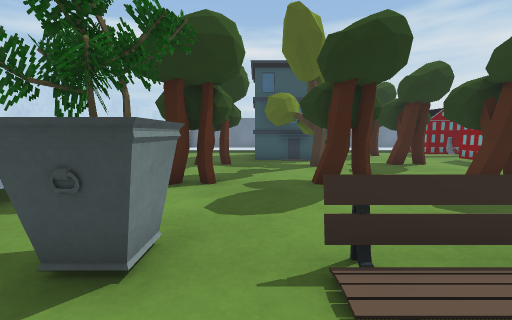
View 1 (above)

24 first-person views from a walk through a 3-D level made in the Unity game engine. The camera is 0.64 m above the floor, tilts 6° down and sees 90° across. The floor is counted in squares, 0.5 m on a side. Each view is taken from the middle of a square. On the plan, view 1 faces up. The plan holds only what a view shows up to about 12 squares ahead; the rest is blank.

View 2
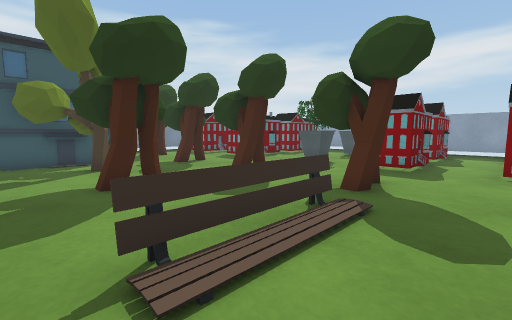

View 3
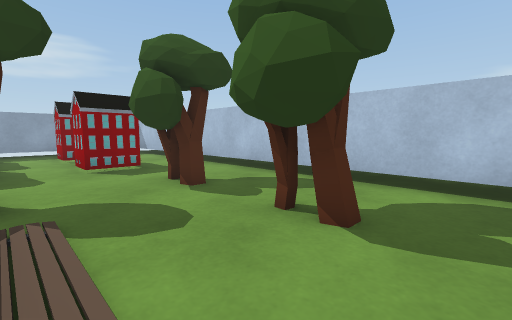

View 4
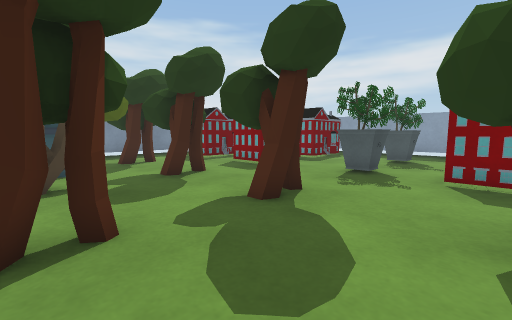

View 5
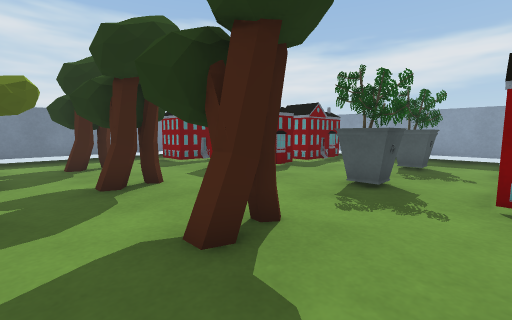

View 6
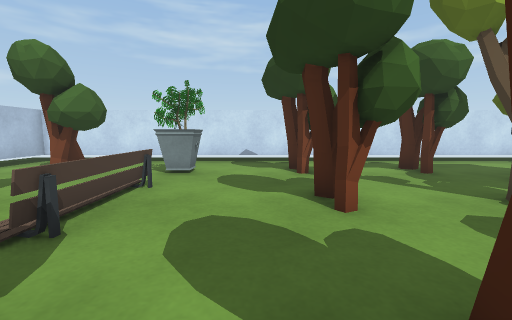

View 7
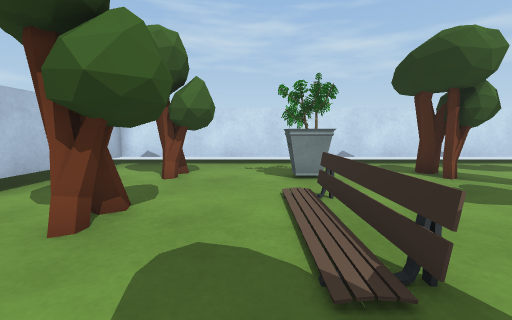

View 8
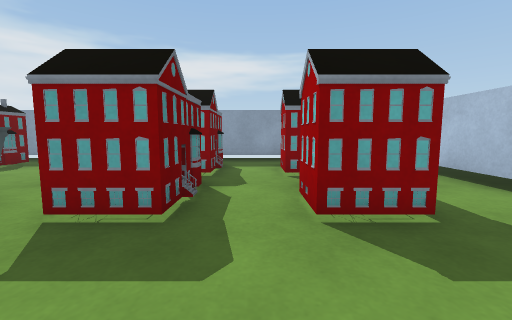

View 9
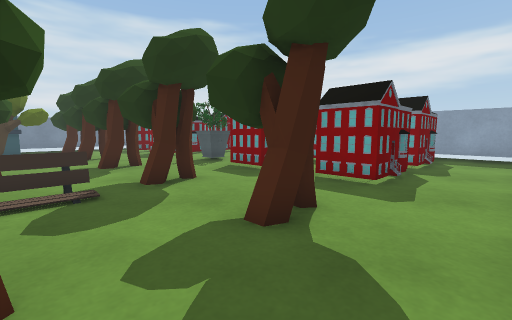

View 10
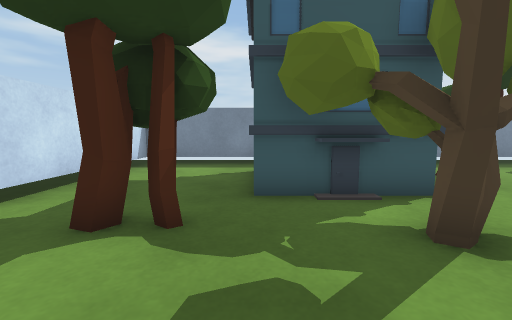

View 11
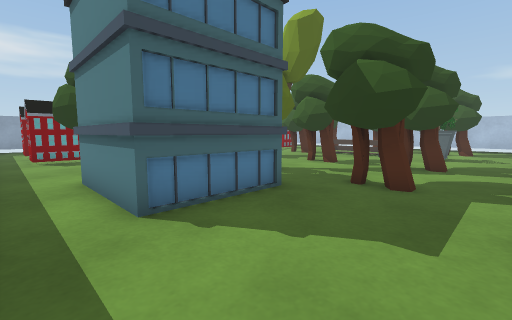

View 12
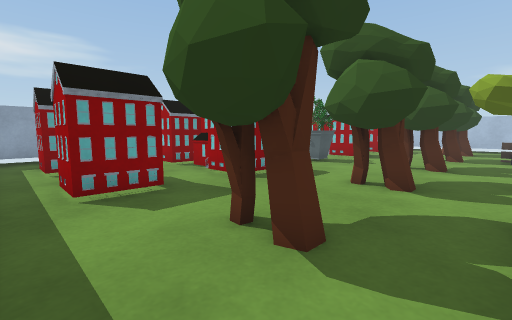

View 13
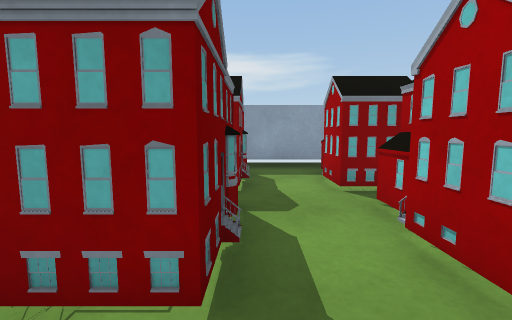

View 14
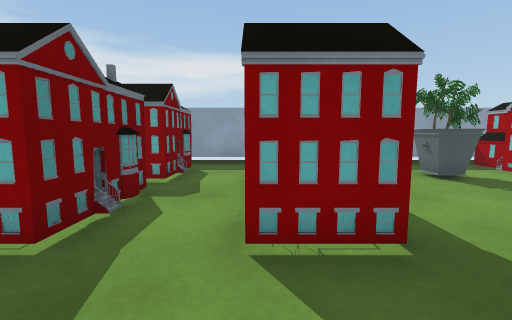

View 15
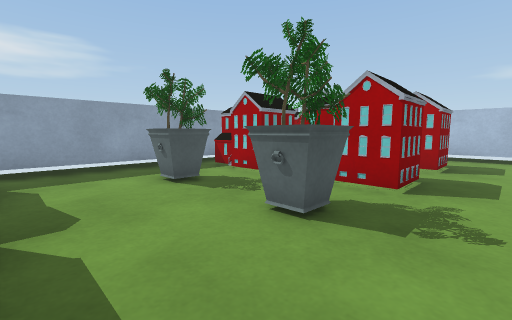

View 16
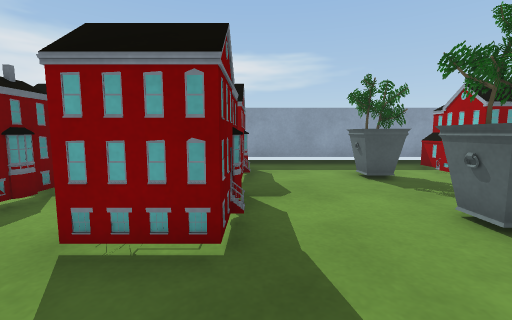

View 17
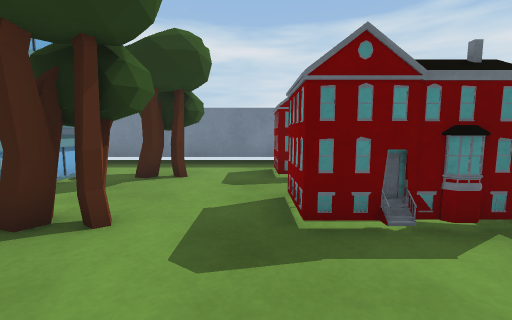

View 18
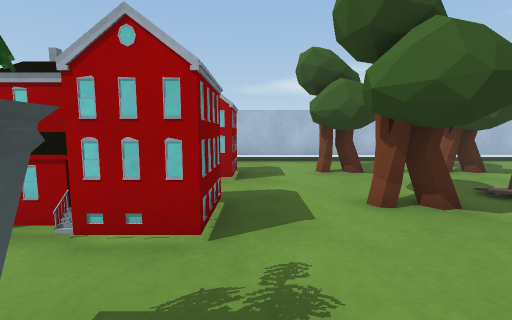

View 19
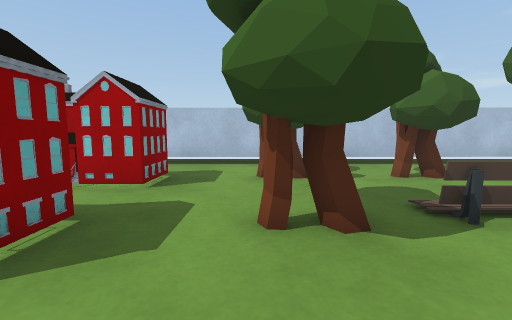

View 20
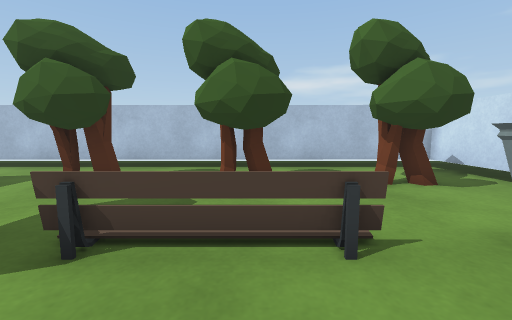

View 21
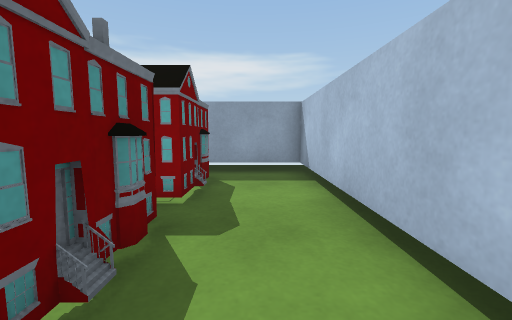

View 22
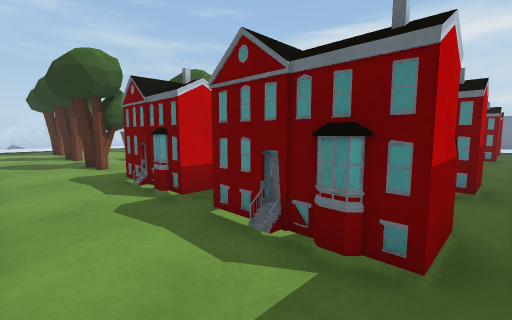

View 23
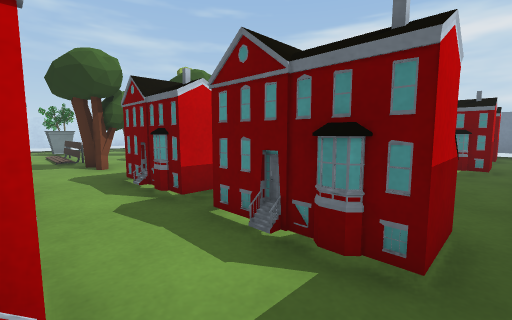

View 24
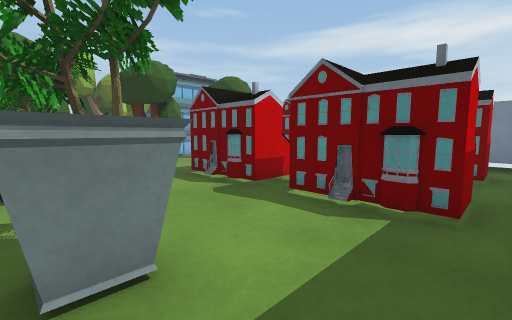

### Floor plan
Key: @ floor where view 1 was taken; # wall or solid block; . floor; T tree; B bench; O other object.
Columns run from 5 left of view 1 to 18 right of it. Each row starts with its distance up from view 1.
 18 ######  #########    ###
 17 #......................#
 16 #....OOOO..T...## .###.#
 15 #....#   OTTT..###.###.#
 14 #....#   O.T...###.###.#
 13 #....#   O.............#
 12 #..T.##O#O.T...###.###.#
 11 #.TTT.TTTTTTT..###.###.#
 10 #..T...TTT.T...###.###.#
  9 #......................#
  8 #..T...T...T...........#
  7 #.TTT.TTT.TTT..##..##..#
  6 #..T...T...T...##..##..#
  5 #......................#
  4 #..........T...###.###.#
  3 #..##.....TTT..###.###.#
  2 #..##.BBBB.T...###.###.#
  1 #......................#
  0 #..T.@.T...T...###.###.#
 -1 #.TTT.TTT.TTT..###.###.#
 -2 #..T...T...T...###.###.#
 -3 #......................#
 -4 #......................#
 -5 ########################

Positions as (right, up) in squares from view 1, and headings:
1: (0, 0), facing up
2: (0, 0), facing up-right
3: (0, 2), facing down-right
4: (2, 3), facing up-right
5: (4, 4), facing up-right
6: (7, 5), facing left
7: (6, 1), facing left
8: (6, 1), facing right
9: (3, -4), facing up-right
10: (0, 7), facing up
11: (-4, 17), facing down-right
12: (4, 17), facing down-right
13: (8, 14), facing right
14: (7, 12), facing right
15: (8, 10), facing down-right
16: (7, 10), facing right
17: (9, 7), facing up
18: (9, 7), facing down
19: (7, 6), facing down
20: (2, 5), facing down
21: (9, -3), facing right
22: (17, -4), facing up-left
23: (17, 0), facing up-left
24: (17, 6), facing up-left
